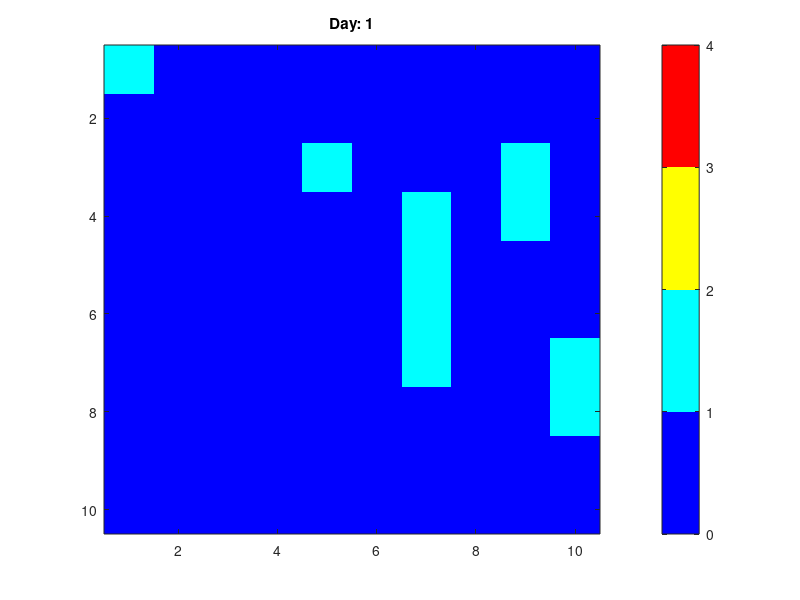

Write the MATLAB code that produced this figure. (Note: this script raises an error after producing the figure.)
% Jackson Prettyman, Matt Bass, Will Johnson
% May 10, 2021
% CA model of COVID infection accross a population

% figure dimensions
rows= 10; %number of rows 
cols = 10; %number of cols
x = 1:rows;
y = 1:cols; 

% simulation constants
days = 14; % number of days
number_iterations = days; % number of iterations 

% creating grid
cell_value = zeros(rows, cols);
cell_value_extend = zeros(rows + 2, cols + 2);
observation_period = {};
observation_period_extend = {};

% constants
length_of_infection = 2; % length in days that infection lasts
length_of_immunity = 5;
transmission_constant = .25; % chance a susceptible becomes infected ...
                             % when interacting with 1 infected

% neighbor function for use in infection simulation
% input: coordinates of grid extended
% output: odds of infection given number of infected around susceptible
probability_of_infection = @(x, y, cell_value_ex) ...
    ((transmission_constant) ...
    * ((cell_value_ex(x + 1, y) > 0 && cell_value_ex(x + 1, y) < ...
    length_of_infection + 1) ...
    + (cell_value_ex(x - 1, y) > 0 && cell_value_ex(x - 1, y) < ...
    length_of_infection + 1) ...
    + (cell_value_ex(x, y + 1) > 0 && cell_value_ex(x, y + 1) < ...
    length_of_infection + 1) ...
    + (cell_value_ex(x, y - 1) > 0 && cell_value_ex(x ,y - 1) < ...
    length_of_infection + 1)));

% initial population values
total_population = rows * cols; % total number of people

% initialization probabilities
probability_initially_susceptible = 0.9; % probability to start susceptible 

% initializing the grid and grid list
initial_infected = 0;
for j = x
    for k = y
        if rand > probability_initially_susceptible
            cell_value(j, k) = cell_value(j, k) + 1;
            initial_infected = initial_infected + 1;
        end
    end
end

cell_value_extend(2:rows + 1, 2:cols + 1) = cell_value;
observation_period{1} = cell_value;
observation_period_extend{1} = cell_value_extend;

% population arrays
susceptible_array = zeros(1, number_iterations);
susceptible_array(1) = total_population - initial_infected;
infected_array = zeros(1, number_iterations);
infected_array(1) = initial_infected;
recovered_array = zeros(1, number_iterations);

for i = 2:number_iterations    
     cell_value = observation_period{i - 1};
     cell_value_extend = observation_period_extend{i - 1};
     for row = 2:rows + 1
         for col = 2:cols + 1
             if cell_value(row - 1, col - 1) == 0
                cell_value(row - 1, col - 1) = ...
                    cell_value(row - 1, col - 1) + (rand < ...
                    probability_of_infection(row, col, cell_value_extend));
             elseif cell_value(row - 1, col - 1) > 0 && ...
                 cell_value(row - 1, col - 1) < 8
                cell_value(row - 1, col - 1) = ...
                    cell_value(row - 1, col - 1) + 1;
                if cell_value(row - 1, col - 1) == 8
                    cell_value(row - 1, col - 1) = 0;  
                end
             end
         end 
     end
     cell_value_extend(2:rows + 1, 2:cols + 1) = cell_value;
     observation_period{i} = cell_value;
     observation_period_extend{i} = cell_value_extend;
end






%Plotting the CA for each time step

upper_cv_bound = 4;
lower_cv_bound = 0;

%set the color map
set(groot,'DefaultFigureColormap',jet(4));
figure;
for i=1:1:number_iterations
    
    ca_model = observation_period{i};
    
    %Get max and mic cell value for the entire CA simulation
    
    imagesc(ca_model);
    caxis([lower_cv_bound,upper_cv_bound]);
    title(sprintf('Day: %d',i));
    cbh = colorbar();
    cbh.Ticks = linspace(0, 4, 1); 
    hold;
    axis equal; axis tight; axis xy;
    
    %wait to go onto next image
    fprintf('Waiting for any key to be pressed\n');
    w = waitforbuttonpress;
end